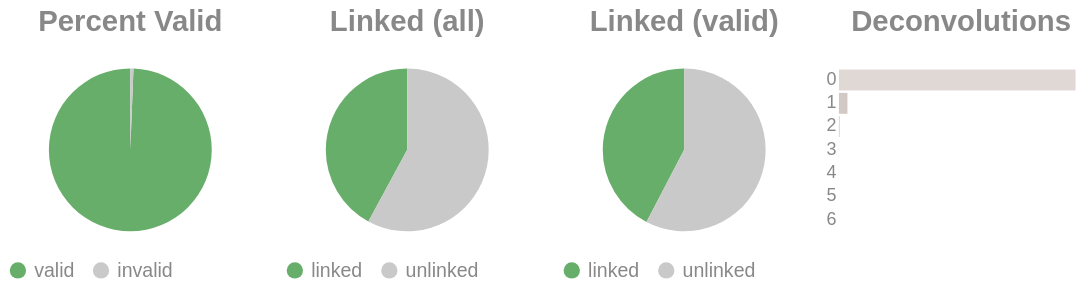

The notebook cell this image was saved under:
### Code cell
if SKIPLR:
    pass
else:
    clash = Counter()
    for i in valids['molecule'].to_list():
        _mol = i.split("-")
        if len(_mol) == 1:
            clash.update('0')
        else:
            clash.update(_mol[-1])

    _d = {"deconvolutions": [], 'count': []}
    for k,v in clash.items():
        _d['deconvolutions'].append(k)
        _d['count'].append(v)

    tot_valid = valids['reads'].sum()
    mask = valids['reads'] >= 2
    n_linked_reads = valids.filter(mask)['reads'].sum()
    if n_linked_reads == 0:
        print_html("No linked molecules (>=2 reads) were detected; skipping linked-only distributions.")
        SKIPLR = True
    else:
        perc_valid = round(tot_valid / n_reads, 4)
        linked_perc_abs = round(n_linked_reads / n_reads, 4)
        linked_perc = round(n_linked_reads / tot_valid, 4)

    _valid = pl.DataFrame({"valids": ['valid', 'invalid'], "count": [tot_valid, n_reads - tot_valid]})
    _linked_abs = pl.DataFrame({"linked (absolute)": ['linked', 'unlinked'], "count": [n_linked_reads, n_reads - n_linked_reads]})
    _linked_rel = pl.DataFrame({"linked (valids)": ['linked', 'unlinked'], "count": [n_linked_reads, tot_valid - n_linked_reads]})

    (
        alt.hconcat(
            piechart(_valid, goodval = 'valid', title = "Percent Valid"),
            piechart(_linked_abs, goodval = "linked", title =  "Linked (all)"),
            piechart(_linked_rel, goodval = "linked", title =  "Linked (valid)"),
            convolutionbar(pl.DataFrame(_d), title = "Deconvolutions"),
            center = True,
            bounds = 'flush'
        )
        .resolve_scale(color='independent')
        .resolve_legend('independent')
        .properties(usermeta={'embedOptions': {"actions": False}})
    ).display()

### Figure 1 — Vega-Lite specification as saved in the notebook (floating-point values rounded to 4 significant figures)
{"width": "container", "height": 400, "config": {"title": {"anchor": "start", "dy": -15, "fontSize": 18, "color": "#888888", "subtitleColor": "#888888", "subtitleFontSize": 14}, "arc": {"fill": "#0072B2"}, "axis": {"domainColor": "#888888", "domainWidth": 0.5, "gridWidth": 0.2, "grid": false, "titleFontWeight": 400, "titleFontSize": 15, "labelFontSize": 11, "labelColor": "#888888", "tickColor": "#888888", "tickWidth": 0.2, "titleColor": "#888888"}, "axisBand": {"grid": false}, "axisX": {"grid": true, "tickSize": 10, "domainCap": "round"}, "axisY": {"domain": false, "grid": true, "tickSize": 0, "domainCap": "round"}, "background": "transparent", "header": {"labelFontSize": 15, "labelColor": "#888888", "titleFontSize": 15, "titleFontWeight": 600, "titleColor": "#888888"}, "legend": {"labelFont": "sans-serif", "labelFontSize": 12, "labelColor": "#888888", "symbolSize": 100, "symbolType": "circle", "titleFontSize": 12, "titlePadding": 10, "titleColor": "#888888", "title": null}, "range": {"category": ["#E69F00", "#56B4E9", "#009E73", "#F0E442", "#0072B2", "#D55E00", "#CC79A7", "#000000"], "diverging": ["#cfe8f3", "#a2d4ec", "#73bfe2", "#46abdb", "#1696d2", "#12719e"]}, "area": {"fill": "#0072B2", "fillOpacity": 0.7, "line": true, "strokeOpacity": 0.7}, "line": {"color": "#0072B2", "stroke": "#0072B2", "strokeWidth": 2}, "trail": {"color": "#0072B2", "stroke": "#0072B2", "strokeWidth": 0, "size": 1}, "point": {"filled": true, "fillOpacity": 1.0, "size": 95}, "text": {"color": "#888888", "fontSize": 11, "align": "right", "fontWeight": 400, "size": 11}, "bar": {"fill": "#0072B2", "stroke": null}, "view": {"stroke": null, "continuousWidth": 660, "continuousHeight": 400}}, "hconcat": [{"data": {"name": "data-9943a59946ca43246d83bf1d0a7cf7ad"}, "mark": {"type": "arc"}, "encoding": {"color": {"field": "valids", "legend": {"orient": "bottom", "title": null}, "scale": {"domain": ["valid", "invalid"], "range": ["#68ae6b", "#C9C9C9"]}, "title": "Valids", "type": "nominal"}, "theta": {"field": "count", "type": "quantitative"}, "tooltip": [{"field": "valids", "title": "Valids", "type": "ordinal"}, {"field": "percent", "format": ".2%", "title": "Percent", "type": "quantitative"}, {"field": "count", "title": "Count", "type": "quantitative"}]}, "height": 100, "title": {"text": "Percent Valid", "align": "center", "anchor": "middle"}, "transform": [{"calculate": "datum.count / 4417713", "as": "percent"}], "width": 150}, {"data": {"name": "data-5637871bfa7007b817a02d813bba53f6"}, "mark": {"type": "arc"}, "encoding": {"color": {"field": "linked (absolute)", "legend": {"orient": "bottom", "title": null}, "scale": {"domain": ["linked", "unlinked"], "range": ["#68ae6b", "#C9C9C9"]}, "title": "Linked (Absolute)", "type": "nominal"}, "theta": {"field": "count", "type": "quantitative"}, "tooltip": [{"field": "linked (absolute)", "title": "Linked (Absolute)", "type": "ordinal"}, {"field": "percent", "format": ".2%", "title": "Percent", "type": "quantitative"}, {"field": "count", "title": "Count", "type": "quantitative"}]}, "height": 100, "title": {"text": "Linked (all)", "align": "center", "anchor": "middle"}, "transform": [{"calculate": "datum.count / 4417713", "as": "percent"}], "width": 150}, {"data": {"name": "data-d52dd8148025293dbc24244ff80e46e3"}, "mark": {"type": "arc"}, "encoding": {"color": {"field": "linked (valids)", "legend": {"orient": "bottom", "title": null}, "scale": {"domain": ["linked", "unlinked"], "range": ["#68ae6b", "#C9C9C9"]}, "title": "Linked (Valids)", "type": "nominal"}, "theta": {"field": "count", "type": "quantitative"}, "tooltip": [{"field": "linked (valids)", "title": "Linked (Valids)", "type": "ordinal"}, {"field": "percent", "format": ".2%", "title": "Percent", "type": "quantitative"}, {"field": "count", "title": "Count", "type": "quantitative"}]}, "height": 100, "title": {"text": "Linked (valid)", "align": "center", "anchor": "middle"}, "transform": [{"calculate": "datum.count / 4390321", "as": "percent"}], "width": 150}, {"data": {"name": "data-f26df87851d532bdd42670f26d21265d"}, "mark": {"type": "bar"}, "encoding": {"color": {"field": "deconvolutions", "legend": null, "scale": {"scheme": "lightgreyred"}, "type": "nominal"}, "tooltip": [{"field": "deconvolutions", "title": "Deconvolutions", "type": "ordinal"}, {"field": "percent", "format": ".2%", "title": "Percent", "type": "quantitative"}, {"field": "count", "title": "Count", "type": "quantitative"}], "x": {"axis": null, "field": "count", "type": "quantitative"}, "y": {"field": "deconvolutions", "sort": "ascending", "title": null, "type": "nominal"}}, "height": 100, "title": {"text": "Deconvolutions", "align": "center", "anchor": "middle"}, "transform": [{"calculate": "datum.count / 3016617", "as": "percent"}], "width": 150}], "bounds": "flush", "center": true, "resolve": {"legend": {"angle": "independent"}, "scale": {"color": "independent"}}, "usermeta": {"embedOptions": {"actions": false}}, "$schema": "https://vega.github.io/schema/vega-lite/v6.1.0.json", "datasets": {"data-9943a59946ca43246d83bf1d0a7cf7ad": [{"valids": "valid", "count": 4390321}, {"valids": "invalid", "count": 27392}], "data-5637871bfa7007b817a02d813bba53f6": [{"linked (absolute)": "linked", "count": 1858894}, {"linked (absolute)": "unlinked", "count": 2558819}], "data-d52dd8148025293dbc24244ff80e46e3": [{"linked (valids)": "linked", "count": 1858894}, {"linked (valids)": "unlinked", "count": 2531427}], "data-f26df87851d532bdd42670f26d21265d": [{"deconvolutions": "0", "count": 2904757}, {"deconvolutions": "1", "count": 104298}, {"deconvolutions": "2", "count": 6813}, {"deconvolutions": "3", "count": 636}, {"deconvolutions": "4", "count": 91}, {"deconvolutions": "5", "count": 19}, {"deconvolutions": "6", "count": 3}]}}
